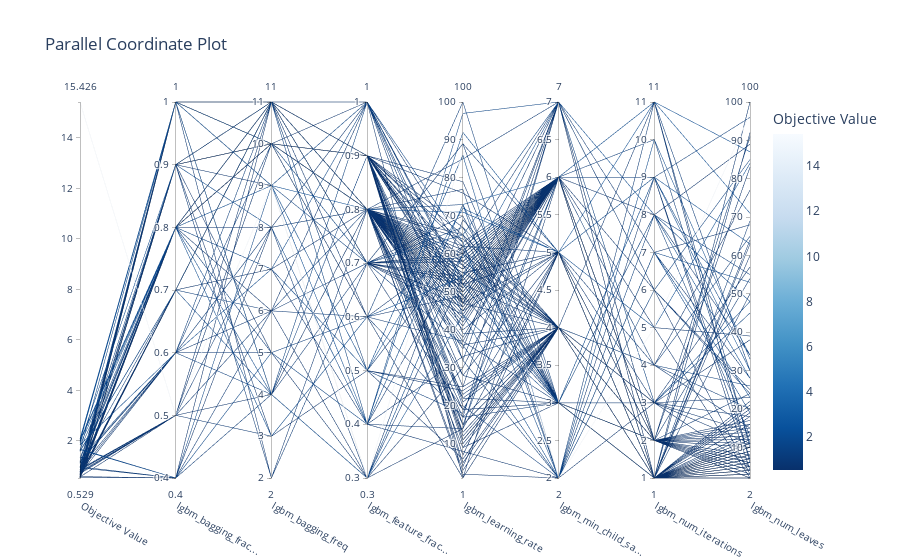

Notebook source saved alongside this figure:
### Code cell
model.plot_opt_params_parallel_coordinate()

### Figure 1 — Plotly figure (JSON) as saved in the notebook; plotly's stock layout.template omitted (floating-point values rounded to 4 significant figures; data arrays with more than 128 entries replaced by an {"elided": "..."} marker saying what was removed)
{"data": [{"dimensions": [{"label": "Objective Value", "range": [0.5286, 15.43], "values": {"elided": "308 float values"}}, {"label": "lgbm_bagging_frac...", "range": [0.4, 1], "values": {"elided": "308 float values"}}, {"label": "lgbm_bagging_freq", "range": [2, 11], "values": {"elided": "259 int values"}}, {"label": "lgbm_feature_frac...", "range": [0.3, 1], "values": {"elided": "259 float values"}}, {"label": "lgbm_learning_rate", "range": [1, 100], "values": {"elided": "308 int values"}}, {"label": "lgbm_min_child_sa...", "range": [2, 7], "values": {"elided": "308 int values"}}, {"label": "lgbm_num_iterations", "range": [1, 11], "values": {"elided": "308 int values"}}, {"label": "lgbm_num_leaves", "range": [2, 100], "values": {"elided": "308 int values"}}], "labelangle": 30, "labelside": "bottom", "line": {"color": {"elided": "308 float values"}, "colorbar": {"title": {"text": "Objective Value"}}, "colorscale": [[0, "rgb(247,251,255)"], [0.125, "rgb(222,235,247)"], [0.25, "rgb(198,219,239)"], [0.375, "rgb(158,202,225)"], [0.5, "rgb(107,174,214)"], [0.625, "rgb(66,146,198)"], [0.75, "rgb(33,113,181)"], [0.875, "rgb(8,81,156)"], [1, "rgb(8,48,107)"]], "reversescale": true, "showscale": true}, "type": "parcoords"}], "layout": {"title": {"text": "Parallel Coordinate Plot"}}}
